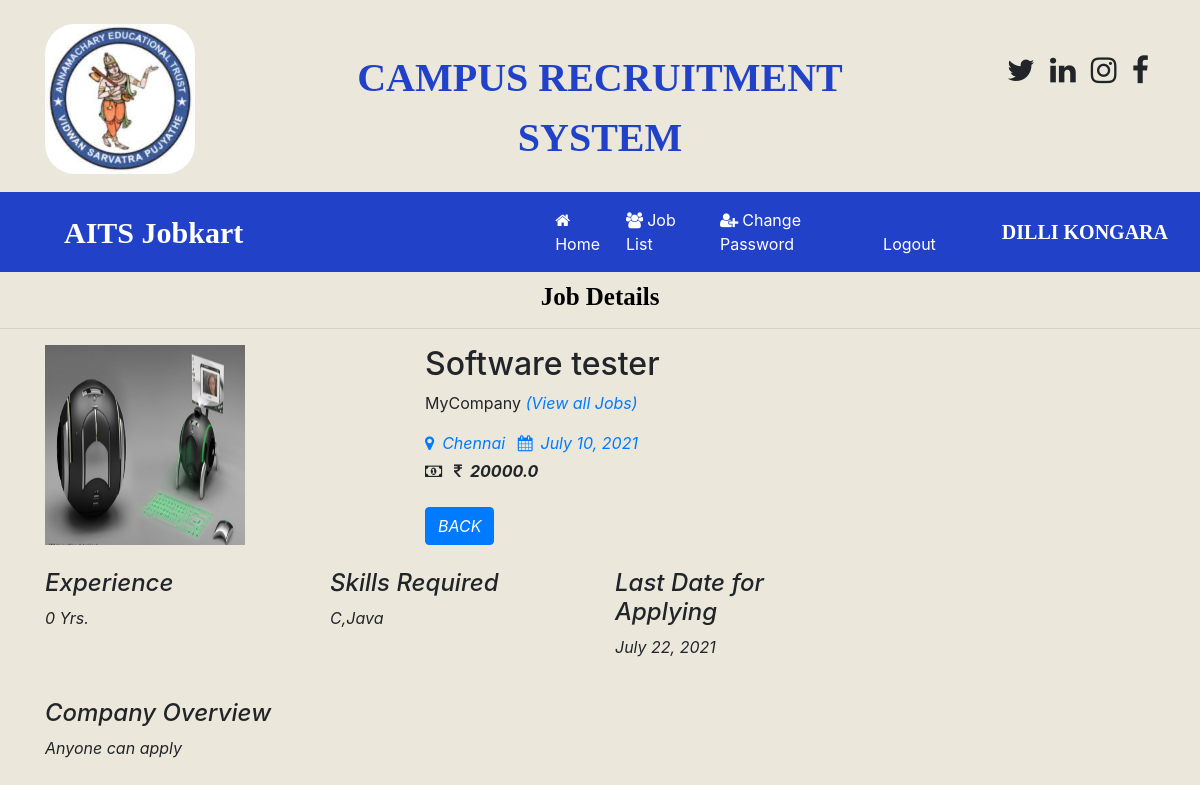
Page /job_detail/1 (signed in) on the committed database.
### OnlinejobportalApp/models.py (models this page shows, shortened)
class Job(models.Model):
	recruiter =models.ForeignKey(Recruiter,on_delete=models.CASCADE)
	start_date = models.DateField()
	end_date = models.DateField()
	title =models.CharField(max_length=100)
	salary = models.FloatField(null=True)
	image = models.FileField()
	description = models.CharField(max_length=300)
	experience = models.CharField(max_length=50)
	location = models.CharField(max_length=100)
	skills = models.CharField(max_length=100)
	creationdate = models.DateField()
	company = models.CharField(max_length=100)

class Recruiter(models.Model):
	user =models.ForeignKey(User,on_delete=models.CASCADE)
	mobile = models.CharField(max_length=10,null=True)
	image= models.FileField(null=True)
	gender=models.CharField(max_length=10,null=True)
	company = models.CharField(max_length=100,null=True)
	type = models.CharField(max_length=10,null=True)
	status = models.CharField(max_length=20,null=True)

### OnlinejobportalApp/views.py (the view)
# urls.py: path('job_detail/<int:pid>',views.job_detail,name='job_detail'),
def job_detail(request,pid):
    job = Job.objects.get(id=pid)
    d={'job':job}
    return render(request,'html/job_detail.html',d)

### OnlinejobportalApp/templates/html/job_detail.html (shortened to what this page needs)
{% load static %}
{% block body %}
{% include 'html/user_navigation.html' %}
<h4 class="marquee">
	Job Details
</h4>
<hr>
<div class="container">
<div class="row">
	<div class="col-md-4">
		<img src="{{ job.image.url }}" style="width:200px; height:200px ">
	</div>
	<div class="col-md-6">
		<h2>{{ job.title }}</h2>
		<p>{{job.recruiter.company}} <em><a href="{% url 'user_joblist' %}">(View all Jobs)</a><em></p>
		<a href="#" class="mr-2"><i class="fa fa-map-marker mr-2"></i>{{job.location}}</a>
		<a href="#" class="mr-3"><i class="fa fa-calendar mr-2"></i>{{job.creationdate}}</a>
		<br>
		<strong><i class="fa fa-money mr-2 mt-2"></i> <i class="fa fa-inr mr-2 mt-2"></i>{{job.salary}}</strong>
		<div>
			<a href="{% url 'user_joblist' %}" class="btn btn-primary mt-4">BACK</a>
		</div>
	</div>
</div>
<div class="row mt-4">
	 <div class=" col col-md-3">
	<h4>Experience</h4>
   	<p>{{job.experience}} Yrs.</p>
   </div>
   <div class=" col col-md-3">
   		<h4>Skills Required</h4>
   	<p>{{job.skills}}</p>
   </div>
   <div class=" col col-md-3">
   	<h4>Last Date for Applying</h4>
   	<p>{{job.end_date}}</p>
   </div>
</div>
    <div class="mt-4">
   	<h4>Company Overview</h4>
   	<p>{{job.description}}</p>
</div>
   </div>
{% endblock %}

### OnlinejobportalApp/templates/html/user_navigation.html (shortened to what this page needs)
<!DOCTYPE html>
<html>
<head>
	{% load static %}
  <link rel="stylesheet" href="https://maxcdn.bootstrapcdn.com/bootstrap/4.5.2/css/bootstrap.min.css">
  <link rel="stylesheet" href="https://cdnjs.cloudflare.com/ajax/libs/font-awesome/4.7.0/css/font-awesome.min.css">
<link rel="stylesheet" href="https://cdnjs.cloudflare.com/ajax/libs/font-awesome/4.7.0/css/font-awesome.min.css">
<link rel ="stylesheet" href="https://cdn.datatables.net/1.10.24/css/jquery.dataTables.min.css">
<link rel ="stylesheet" href= "https://cdn.datatables.net/buttons/1.7.0/css/buttons.dataTables.min.css">
</head>
<body>
<div class="container">
	<div class="row">
		<div class="col-sm-3 mt-4">
			<img class="logoimage"src="{% static 'images/aitslogo.jpeg' %}" style="width:150px; height:100px text-align=center ; border-radius: 30px; ">
		</div>
		<div class="col-sm-6 mt-5 text-center">
			<span style="font-weight: bold ;text-align:center; font-size: 40px; font-family: times">
					<span class="heading">CAMPUS RECRUITMENT SYSTEM</span>
				</span>
		</div>
		<div class="col-sm-3 mt-5" style="padding-left: 10%">
			<span style="font-weight: bold; font-size: 30px">
				<span><i class="fa fa-twitter pl-2"></i></span>
				<span><i class="fa fa-linkedin pl-2"></i></span>
				<span><i class="fa fa-instagram pl-2"></i></span>
				<span><i class="fa fa-facebook pl-2"></i></span>
			</span>
		</div>
	</div>
</div>
<nav class="navbar navbar-expand-sm" style="background-color: #2241c9">
	<a class="navbar-brand text-white pl-5 font-weight-bold" style="font-family: 'Algerian'; font-size: 30px ">AITS Jobkart</a>
	<ul class="navbar-nav">
		<li class="nav-item">
			<a class="nav-link" href=" {% url 'user_home' %}" style="margin-left: 288px"><i class="fa fa-home mr-1"></i>Home</a>
		</li>
		<li class="nav-item">
			<a class="nav-link" href="{% url 'user_joblist' %}"><i class="fa fa-users mr-1"></i>Job List</a>
		</li>
		<li class="nav-item">
			<a class="nav-link" href="{% url 'change_passworduser' %}"><i class="fa fa-user-plus mr-1"></i>Change Password</a>
		</li>
		<li class="nav-item">
			<a class="nav-link" href="{%url 'Logout' %}">Logout</a>
		</li>
	</ul>
	<a class="navbar-brand text-white pl-5 font-weight-bold" style="font-family: 'Algerian'; font-size: 20px ">{{request.user.first_name}} {{request.user.last_name}}</a>
</nav>
</body>
</html>

### OnlinejobportalApp/templates/html/user_navigation.html (style rules this page uses)
.nav-link { color:white !important; margin-right: 10px; }
body { background-color: #EBE8DB; }
.heading { color:#2241c9 ; }
.logoimage { margin-bottom: 18px; }

### OnlinejobportalApp/templates/html/job_detail.html (style rules this page uses)
.marquee { font-family: Algerian; font-size: 25px; color: rgb(0, 0, 0); font-weight: bold; text-align: center; margin: 10px; }

### rows in the picture
Job: image (picture), title "Software tester", recruiter.company "MyCompany", location "Chennai", creationdate "July 10, 2021", salary "20000.0", experience "0", skills "C,Java", end_date "July 22, 2021", description "Anyone can apply"

### other values in the picture
{{ request.user.first_name }} "DILLI"
{{ request.user.last_name }} "KONGARA"
